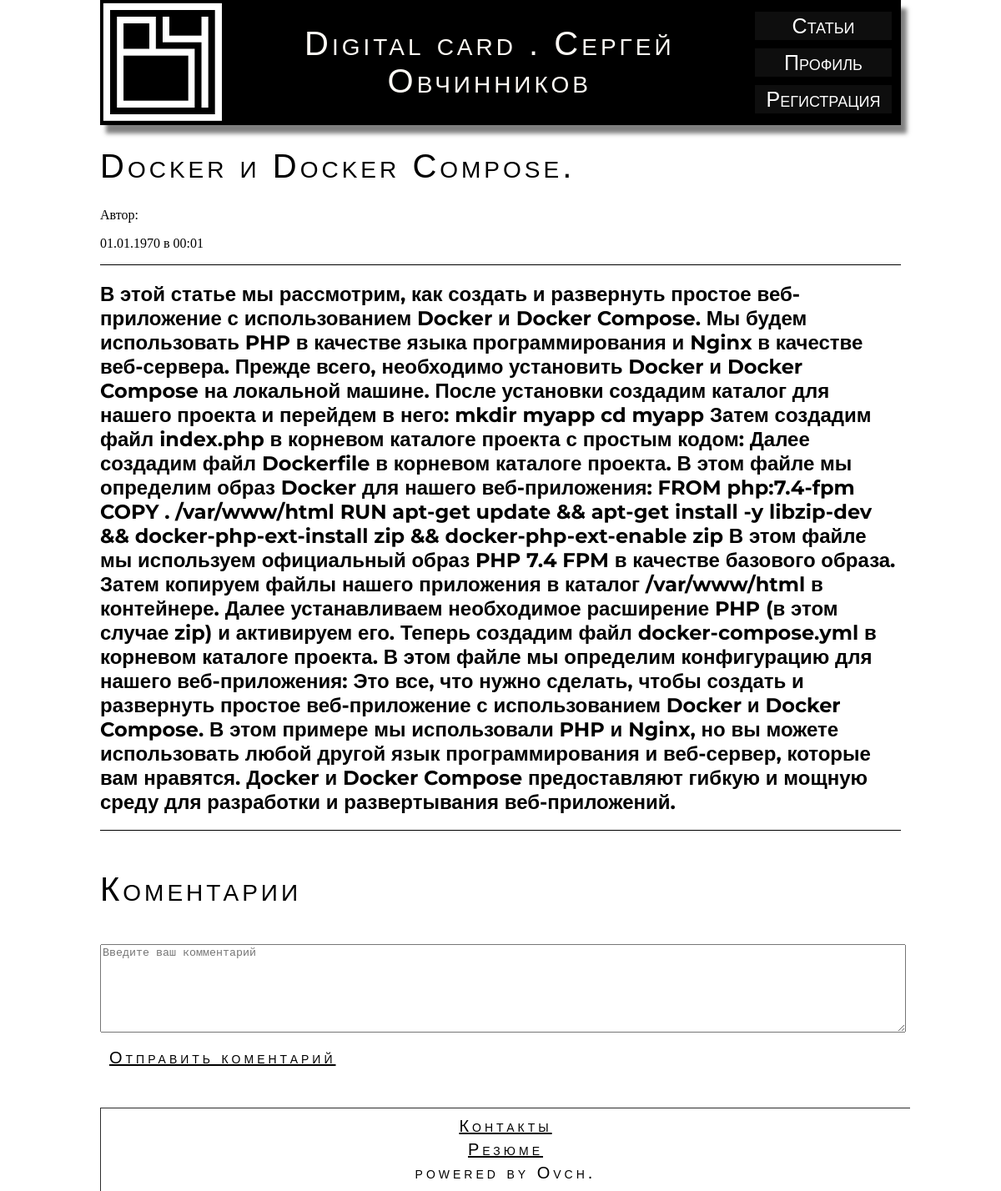
Page /article.php?id=2 on the committed database.
### tables this page shows
CREATE TABLE `articles` (
  `article_id` int(16) NOT NULL AUTO_INCREMENT,
  `header` varchar(255) NOT NULL,
  `text` text NOT NULL,
  `date` varchar(255) NOT NULL,
  `author_id` int(16) NOT NULL,
  `views` int(11) DEFAULT 0,
  PRIMARY KEY (`article_id`)
);

### src/db.php (called while the page is built, shortened)
<?php
$ini_file = parse_ini_file(__DIR__ . '/db.ini');
$db_host = $ini_file['DB_HOST'];
$db_name = $ini_file['MARIADB_DATABASE'];
$db_user = $ini_file['MARIADB_USER'];
$db_pass = $ini_file['MARIADB_PASSWORD'];
$db_dns = 'mysql:host=' . $db_host . ';dbname=' . $db_name;
try {
    $db = new PDO($db_dns, $db_user, $db_pass);
} catch (PDOException $e) {
    die('Error, try again later');
}
function getArticleById($id){
    global $db;
    $articles = $db->query("SELECT * FROM articles WHERE $id = article_id");
    foreach ($articles as $id => $article) {
        if ($article["article_id"] === $article[$id]){
            return $article;
        } else {
            continue;
        }
    }
}

### src/article.php (the view, shortened to what this page needs)
<?php require_once'header.php';
$article = getArticleById($_GET["id"]);
$author_name = getAuthorById($article["author_id"]);
?>
        <div class="article-page">
            <h1 class="blog-header"><?php echo $article["header"]; ?></h1>
            <p class="author">Автор: <?php echo $author_name; ?></p>
            <p class="date"><?php echo date('d.m.Y в H:m', strtotime($article["date"])); ?></p>
            <div class="blog-main">
                <h2><?php echo $article["text"]; ?></h2>
            </div>
            <div class="comments-section">
                <h2 class="blog-header">Коментарии</h2>
                <textarea name="add-comment-text" cols="100" rows="15" wrap="virtual" placeholder="Введите ваш комментарий"></textarea>
                <p><a id="add-comment" href="#">Отправить коментарий</a></p>
            </div>
        </div>
   </body>
<?php require_once'footer.php' ?>

### src/css/index.css (style rules this page uses)
body { background-color: rgba(255, 255, 255, 0.726); min-height: 100%; margin: 0 10% 0 10%; }
.comments-section { margin: 5% auto; }
.article-page .blog-main { font-family: 'Montserrat', sans-serif; border-bottom: black 1px solid ; border-top: black 1px solid ; }
.article-page .blog-header { font: 100 40px 'Arial', sans-serif; vertical-align: middle; font-weight: lighter; font-variant: small-caps; letter-spacing: 4px; }
.comments-section textarea { width: 100%; height: 100px; margin: 1% auto; }
.comments-section p { font: 100 20px 'Arial', sans-serif; vertical-align: middle; font-weight: lighter; font-variant: small-caps; letter-spacing: 4px; margin: 5px; }
.comments-section a { color: black; border: rgba(255, 255, 255, 0.726) 1px solid; padding: 5px; }

### rows in the picture
articles: header "Docker и Docker Compose.", date "01.01.1970 в 00:01", text "В этой статье мы рассмотрим, как создать и развернуть простое веб-приложение с использованием Docker и Docker Compose. Мы будем использовать PHP в качестве языка программирования и Nginx в качестве веб-сервера. Прежде всего, необходимо установить Docker и Docker Compose на локальной машине. После установки создадим каталог для нашего проекта и перейдем в него: mkdir myapp cd myapp Затем создадим файл index.php в корневом каталоге проекта с простым кодом: Далее создадим файл Dockerfile в корневом каталоге проекта. В этом файле мы определим образ Docker для нашего веб-приложения: FROM php:7.4-fpm COPY . /var/www/html RUN apt-get update && apt-get install -y libzip-dev &&…"
